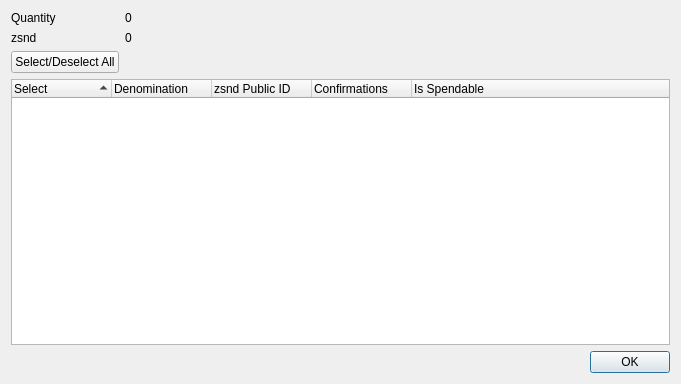
<?xml version="1.0" encoding="UTF-8"?>
<ui version="4.0">
 <class>ZglobalsmartassetControlDialog</class>
 <widget class="QDialog" name="ZglobalsmartassetControlDialog">
  <property name="geometry">
   <rect>
    <x>0</x>
    <y>0</y>
    <width>681</width>
    <height>384</height>
   </rect>
  </property>
  <property name="minimumSize">
   <size>
    <width>681</width>
    <height>384</height>
   </size>
  </property>
  <property name="windowTitle">
   <string>Select zsnd to Spend</string>
  </property>
  <layout class="QGridLayout" name="gridLayout">
   <item row="0" column="0">
    <layout class="QFormLayout" name="formLayout">
     <property name="sizeConstraint">
      <enum>QLayout::SetDefaultConstraint</enum>
     </property>
     <item row="0" column="0">
      <widget class="QLabel" name="labelQuantity">
       <property name="text">
        <string>Quantity</string>
       </property>
      </widget>
     </item>
     <item row="0" column="1">
      <widget class="QLabel" name="labelQuantity_int">
       <property name="text">
        <string>0</string>
       </property>
      </widget>
     </item>
     <item row="1" column="0">
      <widget class="QLabel" name="labelZglobalsmartasset">
       <property name="text">
        <string>zsnd</string>
       </property>
      </widget>
     </item>
     <item row="1" column="1">
      <widget class="QLabel" name="labelZglobalsmartasset_int">
       <property name="text">
        <string>0</string>
       </property>
      </widget>
     </item>
     <item row="2" column="0">
      <widget class="QPushButton" name="pushButtonAll">
       <property name="text">
        <string>Select/Deselect All</string>
       </property>
      </widget>
     </item>
    </layout>
   </item>
   <item row="1" column="0">
    <layout class="QVBoxLayout" name="verticalLayout">
     <item>
      <widget class="QTreeWidget" name="treeWidget">
       <property name="minimumSize">
        <size>
         <width>0</width>
         <height>250</height>
        </size>
       </property>
       <property name="alternatingRowColors">
        <bool>true</bool>
       </property>
       <property name="sortingEnabled">
        <bool>true</bool>
       </property>
       <property name="columnCount">
        <number>5</number>
       </property>
       <attribute name="headerDefaultSectionSize">
        <number>100</number>
       </attribute>
       <column>
        <property name="text">
         <string notr="true">Select</string>
        </property>
       </column>
       <column>
        <property name="text">
         <string notr="true">Denomination</string>
        </property>
       </column>
       <column>
        <property name="text">
         <string notr="true">zsnd Public ID</string>
        </property>
       </column>
       <column>
        <property name="text">
         <string notr="true">Confirmations</string>
        </property>
       </column>
       <column>
        <property name="text">
         <string>Is Spendable</string>
        </property>
       </column>
      </widget>
     </item>
     <item>
      <widget class="QDialogButtonBox" name="buttonBox">
       <property name="orientation">
        <enum>Qt::Horizontal</enum>
       </property>
       <property name="standardButtons">
        <set>QDialogButtonBox::Ok</set>
       </property>
      </widget>
     </item>
    </layout>
   </item>
  </layout>
 </widget>
 <resources/>
 <connections>
  <connection>
   <sender>buttonBox</sender>
   <signal>accepted()</signal>
   <receiver>ZglobalsmartassetControlDialog</receiver>
   <slot>accept()</slot>
   <hints>
    <hint type="sourcelabel">
     <x>248</x>
     <y>254</y>
    </hint>
    <hint type="destinationlabel">
     <x>157</x>
     <y>274</y>
    </hint>
   </hints>
  </connection>
  <connection>
   <sender>buttonBox</sender>
   <signal>rejected()</signal>
   <receiver>ZglobalsmartassetControlDialog</receiver>
   <slot>reject()</slot>
   <hints>
    <hint type="sourcelabel">
     <x>316</x>
     <y>260</y>
    </hint>
    <hint type="destinationlabel">
     <x>286</x>
     <y>274</y>
    </hint>
   </hints>
  </connection>
 </connections>
</ui>
